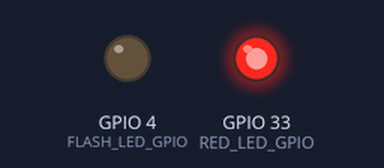
A program run on a simulated ESP32. On the bench: output pins drawn as LEDs (lit = HIGH). The camera gives no picture; what the program prints to the serial monitor is not drawn.

Above: at 0.89 s.
At 3.63 s:
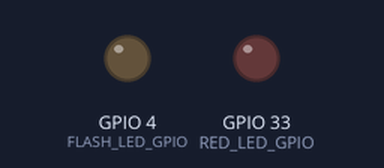
Timing chart, 0 to 3.9 s (numbered marks = the images above):
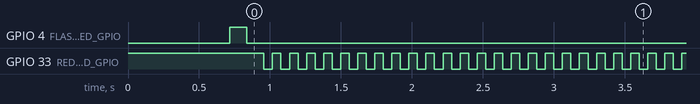

The program:

main.cpp
```cpp
// AIR26 Workshop 05 — ESP32-CAM health check (standalone, no micro-ROS).
//
// A "does this board actually work?" bring-up test for ESP32-CAM modules. Over the serial
// console (115200) it reports:
//   - chip + PSRAM status
//   - camera init result (+ error code on failure)
//   - sensor model / PID
//   - a live capture loop: frame W x H, byte size, mean/min/max pixel brightness, fps
//
// The brightness numbers are the real proof: cover the lens -> mean drops toward 0; point at
// a light -> mean climbs toward 255. If mean reacts, the sensor is producing genuine image
// data. The onboard red LED (GPIO33, active-low) blinks once per frame as a liveness beat.
//
// Default pinout = AI-Thinker ESP32-CAM (the common OV2640 board). For other modules
// (M5Camera, ESP-EYE, TTGO T-Camera) swap the CAMERA_MODEL pin block below.

#include <Arduino.h>
#include "esp_camera.h"

// ============================ CONFIG — EDIT ME ============================
// Capture format for the health test. GRAYSCALE makes brightness analysis trivial (1 byte =
// 1 luma sample) and is the most reliable "is the sensor alive" signal. QVGA = 320x240.
#define HEALTH_FRAMESIZE   FRAMESIZE_QVGA
#define HEALTH_PIXFORMAT   PIXFORMAT_GRAYSCALE
#define REPORT_EVERY_MS    1000*5          // how often to print the capture stats

// --- AI-Thinker ESP32-CAM pin map (OV2640) ---
#define PWDN_GPIO_NUM     32
#define RESET_GPIO_NUM    -1
#define XCLK_GPIO_NUM      0
#define SIOD_GPIO_NUM     26
#define SIOC_GPIO_NUM     27
#define Y9_GPIO_NUM       35
#define Y8_GPIO_NUM       34
#define Y7_GPIO_NUM       39
#define Y6_GPIO_NUM       36
#define Y5_GPIO_NUM       21
#define Y4_GPIO_NUM       19
#define Y3_GPIO_NUM       18
#define Y2_GPIO_NUM        5
#define VSYNC_GPIO_NUM    25
#define HREF_GPIO_NUM     23
#define PCLK_GPIO_NUM     22

#define RED_LED_GPIO      33             // onboard status LED (active LOW)
#define FLASH_LED_GPIO     4             // bright white flash LED (active HIGH)
// ========================================================================

static bool camera_ok = false;

static const char* sensor_name(int pid) {
  switch (pid) {
    case 0x26: return "OV2640";
    case 0x36: return "OV3660";
    case 0x56: return "OV5640";
    case 0x77: return "OV7725";
    case 0x73: return "OV7670";
    default:   return "UNKNOWN";
  }
}

bool init_camera() {
  camera_config_t config = {};
  config.ledc_channel = LEDC_CHANNEL_0;
  config.ledc_timer   = LEDC_TIMER_0;
  config.pin_d0 = Y2_GPIO_NUM;  config.pin_d1 = Y3_GPIO_NUM;
  config.pin_d2 = Y4_GPIO_NUM;  config.pin_d3 = Y5_GPIO_NUM;
  config.pin_d4 = Y6_GPIO_NUM;  config.pin_d5 = Y7_GPIO_NUM;
  config.pin_d6 = Y8_GPIO_NUM;  config.pin_d7 = Y9_GPIO_NUM;
  config.pin_xclk = XCLK_GPIO_NUM;  config.pin_pclk = PCLK_GPIO_NUM;
  config.pin_vsync = VSYNC_GPIO_NUM; config.pin_href = HREF_GPIO_NUM;
  config.pin_sccb_sda = SIOD_GPIO_NUM; config.pin_sccb_scl = SIOC_GPIO_NUM;
  config.pin_pwdn = PWDN_GPIO_NUM;  config.pin_reset = RESET_GPIO_NUM;
  config.xclk_freq_hz = 20000000;
  config.frame_size   = HEALTH_FRAMESIZE;
  config.pixel_format = HEALTH_PIXFORMAT;
  config.fb_count     = 1;
  config.grab_mode    = CAMERA_GRAB_LATEST;
  config.fb_location  = psramFound() ? CAMERA_FB_IN_PSRAM : CAMERA_FB_IN_DRAM;

  esp_err_t err = esp_camera_init(&config);
  if (err != ESP_OK) {
    Serial.printf("[esp32cam_health] camera init: FAILED (err 0x%04x)\n", err);
    Serial.println("[esp32cam_health]   -> check ribbon seating, 5V supply, and that this is "
                   "an AI-Thinker board (else edit the pin map).");
    return false;
  }
  Serial.println("[esp32cam_health] camera init: OK");
  sensor_t* s = esp_camera_sensor_get();
  if (s) Serial.printf("[esp32cam_health] sensor: %s (PID 0x%02x)\n",
                       sensor_name(s->id.PID), s->id.PID);
  return true;
}

void setup() {
  pinMode(RED_LED_GPIO, OUTPUT);   digitalWrite(RED_LED_GPIO, HIGH);   // off (active low)
  pinMode(FLASH_LED_GPIO, OUTPUT); digitalWrite(FLASH_LED_GPIO, LOW);  // off

  Serial.begin(115200);
  delay(400);
  Serial.println();
  Serial.println("========== ESP32-CAM HEALTH CHECK ==========");
  Serial.printf("[esp32cam_health] chip: %s rev%d, %d core(s), %d MHz\n",
                ESP.getChipModel(), ESP.getChipRevision(), ESP.getChipCores(),
                ESP.getCpuFreqMHz());
  Serial.printf("[esp32cam_health] flash: %u KB\n", ESP.getFlashChipSize() / 1024);

  // === CHECKPOINT: psram_check ===
  if (psramFound())
    Serial.printf("[esp32cam_health] PSRAM: FOUND (%u KB)\n", ESP.getPsramSize() / 1024);
  else
    Serial.println("[esp32cam_health] PSRAM: NOT FOUND  (camera limited to small frames; "
                   "many fake/clone boards omit PSRAM)");
  // === END CHECKPOINT: psram_check ===

  camera_ok = init_camera();

  // === CHECKPOINT: flash_led_test ===
  // Pulse the bright white LED once so you can confirm GPIO4 + the LED work. Comment out if
  // it's blinding on the bench.
  if (camera_ok) {
    digitalWrite(FLASH_LED_GPIO, HIGH); delay(120); digitalWrite(FLASH_LED_GPIO, LOW);
  }
  // === END CHECKPOINT: flash_led_test ===

  if (!camera_ok)
    Serial.println("[esp32cam_health] >>> HEALTH: FAIL — camera did not initialise.");
  else
    Serial.println("[esp32cam_health] capturing... cover/uncover the lens and watch 'mean'.");
}

void loop() {
  //delay(1000); return;
  if (!camera_ok) { delay(1000); return; }

  static uint32_t frames = 0, win_start = 0, last_report = 0;

  camera_fb_t* fb = esp_camera_fb_get();
  if (!fb) {
    Serial.println("[esp32cam_health] capture: FAILED to grab frame buffer");
    delay(200);
    return;
  }
  frames++;

  // liveness beat: toggle red LED each frame
  digitalWrite(RED_LED_GPIO, frames & 1);
  // delay(2000);  // 2s delay to slow down the output for easier reading

  uint32_t now = millis();
  if (win_start == 0) { win_start = now; last_report = now; }

  if (now - last_report >= REPORT_EVERY_MS) {
    // brightness stats over the grayscale buffer (sub-sampled for speed)
    uint32_t sum = 0, count = 0; uint8_t mn = 255, mx = 0;
    for (size_t i = 0; i < fb->len; i += 4) {       // every 4th byte is plenty
      uint8_t p = fb->buf[i];
      sum += p; count++;
      if (p < mn) mn = p;
      if (p > mx) mx = p;
    }
    uint32_t mean = count ? sum / count : 0;
    float fps = frames * 1000.0f / (now - win_start);
    Serial.printf("[esp32cam_health] %ux%u  %u bytes  mean=%u min=%u max=%u  %.1f fps\n",
                  fb->width, fb->height, (unsigned)fb->len, mean, mn, mx, fps);
    last_report = now; win_start = now; frames = 0;
  }

  esp_camera_fb_return(fb);
}
```

Measured:
- by itself, GPIO 33 (RED_LED_GPIO): goes 41 × (LOW 0.06 s, HIGH 0.06 s), LOW 0.06 s, HIGH 0.12 s, 1031 × (LOW 0.06 s, HIGH 0.06 s), LOW 0.06 s, then HIGH
- by itself, everything shown: repeats every 0.72 s, in 4 steps
